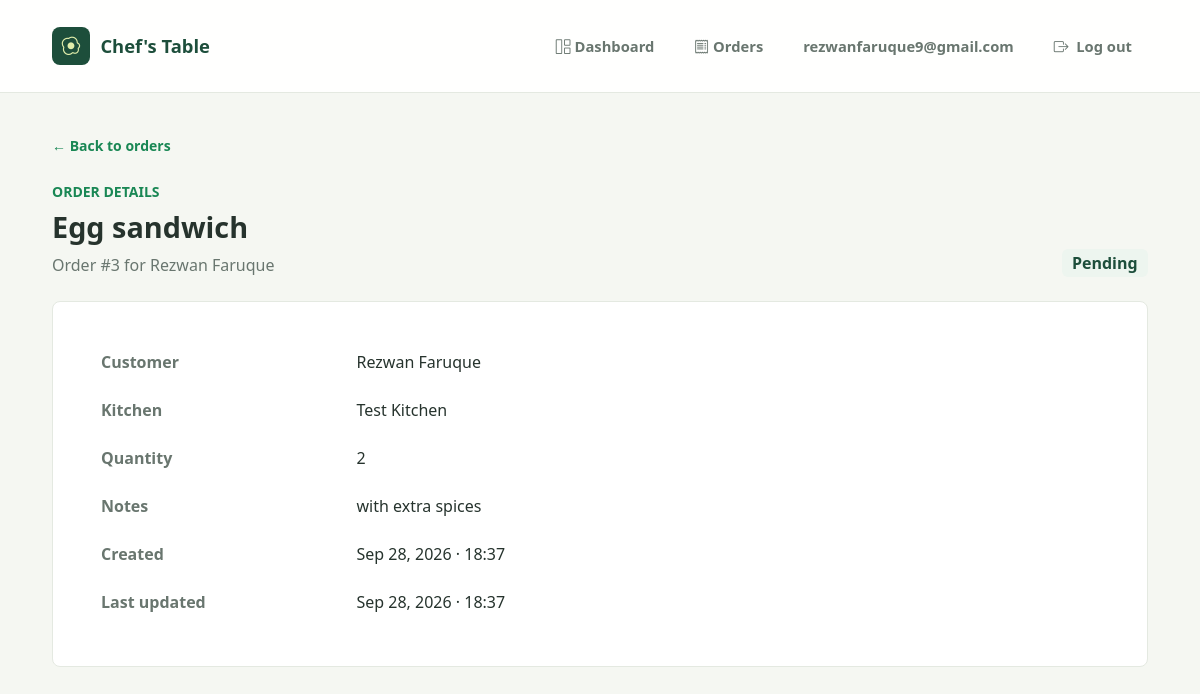
The page /orders/view/3 (signed in) on the database as committed earlier.
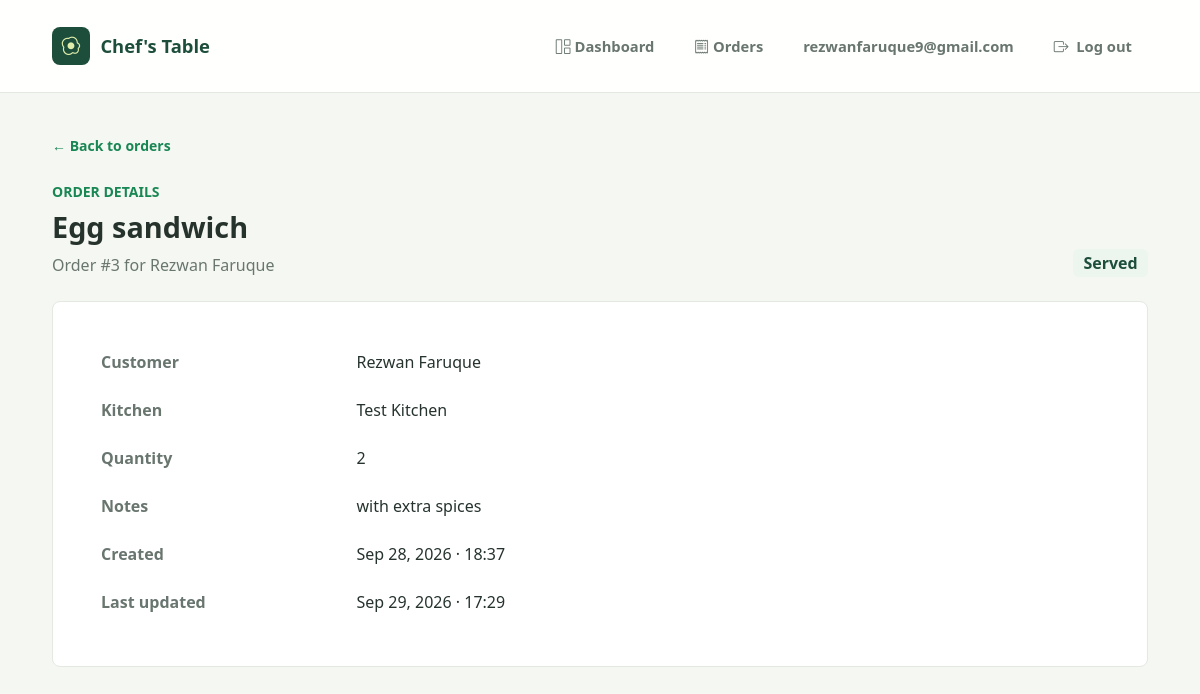
The same page on the database as committed later.
### kitchines/models.py (models this page shows, shortened)
class KitchenOrder(models.Model):
    STATUS_CHOICES = [
        ('pending', 'Pending'),
        ('preparing', 'Preparing'),
        ('ready', 'Ready'),
        ('served', 'Served'),
    ]
    kitchen = models.ForeignKey(Kitchen, on_delete=models.CASCADE, related_name='orders')
    customer_name = models.CharField(max_length=255)
    item_name = models.CharField(max_length=255)
    quantity = models.PositiveIntegerField(default=1)
    notes = models.TextField(blank=True)
    status = models.CharField(max_length=20, choices=STATUS_CHOICES, default='pending')
    created_at = models.DateTimeField(default=timezone.now)
    updated_at = models.DateTimeField(default=timezone.now)
    created_by = models.ForeignKey(
        settings.AUTH_USER_MODEL,
        null=True,
        blank=True,
        on_delete=models.SET_NULL,
        related_name='kitchen_orders',
    )
    class Meta:
        ordering = ['-created_at']

class Kitchen(models.Model):
    name = models.CharField(max_length=255)
    member = models.IntegerField(default=0)
    created_at = models.DateTimeField(default=timezone.now)
    class Meta:
        ordering = ['name']

### kitchines/views.py (the view)
# urls.py: path('orders/view/<int:order_id>', views.view_order,name='view_kitchen_order'),
@login_required
def view_order(request, order_id):
    order = _get_user_order(request, order_id)
    return render(request, 'order_detail.html', {'order': order})

### kitchines/views.py (called while the page is built)
def _get_user_order(request, order_id):
    order = get_object_or_404(
        KitchenOrder.objects.filter(created_by=request.user).select_related('kitchen'),
        pk=order_id,
    )
    return order

### kitchines/templates/order_detail.html (shortened to what this page needs)
{% extends 'base.html' %}
{% block content %}
<div class="mb-4">
  <a
    class="small fw-semibold text-success text-decoration-none"
    href="{% url 'kitchen_orders' %}"
    >&larr; Back to orders</a
  >
</div>
<div
  class="d-flex flex-column flex-sm-row justify-content-between align-items-sm-end gap-3 mb-4"
>
  <div>
    <p class="text-uppercase small fw-bold text-success mb-2">Order details</p>
    <h1 class="page-title mb-2">{{ order.item_name }}</h1>
    <p class="page-subtitle mb-0">
      Order #{{ order.pk }} for {{ order.customer_name }}
    </p>
  </div>
  <span class="badge status-badge fs-6">{{ order.get_status_display }}</span>
</div>
<section class="surface p-4 p-md-5" aria-label="Order information">
  <dl class="row mb-0">
    <dt class="col-sm-4 col-lg-3 text-muted-custom mb-1">Customer</dt>
    <dd class="col-sm-8 col-lg-9 mb-4">{{ order.customer_name }}</dd>
    <dt class="col-sm-4 col-lg-3 text-muted-custom mb-1">Kitchen</dt>
    <dd class="col-sm-8 col-lg-9 mb-4">{{ order.kitchen.name }}</dd>
    <dt class="col-sm-4 col-lg-3 text-muted-custom mb-1">Quantity</dt>
    <dd class="col-sm-8 col-lg-9 mb-4">{{ order.quantity }}</dd>
    <dt class="col-sm-4 col-lg-3 text-muted-custom mb-1">Notes</dt>
    <dd class="col-sm-8 col-lg-9 mb-4">
      {{ order.notes|default:'No notes'|linebreaksbr }}
    </dd>
    <dt class="col-sm-4 col-lg-3 text-muted-custom mb-1">Created</dt>
    <dd class="col-sm-8 col-lg-9 mb-4">
      {{ order.created_at|date:'M j, Y · H:i' }}
    </dd>
    <dt class="col-sm-4 col-lg-3 text-muted-custom mb-1">Last updated</dt>
    <dd class="col-sm-8 col-lg-9 mb-0">
      {{ order.updated_at|date:'M j, Y · H:i' }}
    </dd>
  </dl>
</section>
{% endblock %}

Rows that differ between the two databases and show on the page:
changed KitchenOrder "Egg sandwich": status "Pending" → "Served"; updated_at "Sep 28, 2026 · 18:37" → "Sep 29, 2026 · 17:29"
